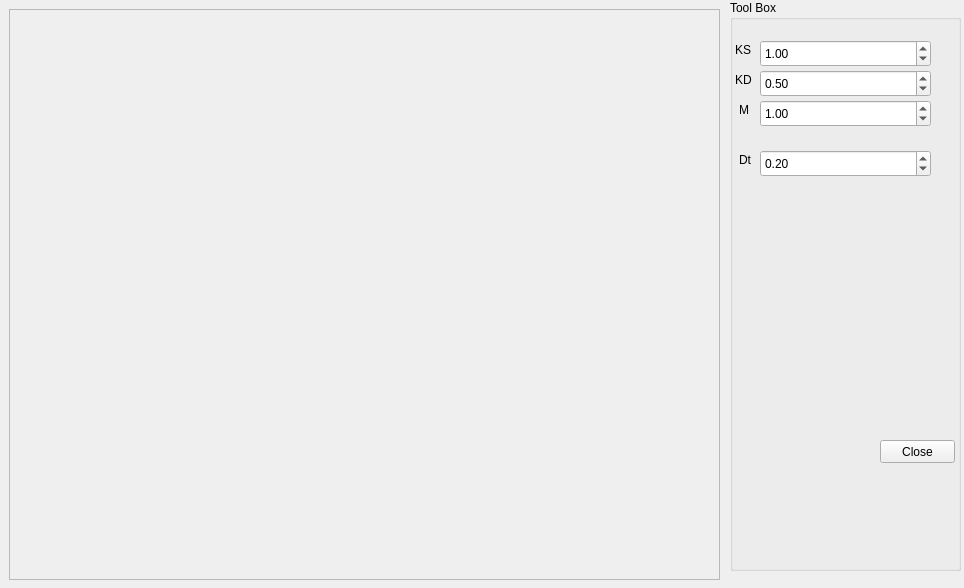
<?xml version="1.0" encoding="UTF-8"?>
<ui version="4.0">
 <class>frmMain</class>
 <widget class="QWidget" name="frmMain">
  <property name="geometry">
   <rect>
    <x>0</x>
    <y>0</y>
    <width>964</width>
    <height>588</height>
   </rect>
  </property>
  <property name="windowTitle">
   <string>Computer Graphics LAB FrameWork</string>
  </property>
  <widget class="QScrollArea" name="glWidgetArea">
   <property name="geometry">
    <rect>
     <x>9</x>
     <y>9</y>
     <width>711</width>
     <height>571</height>
    </rect>
   </property>
   <property name="sizePolicy">
    <sizepolicy hsizetype="Ignored" vsizetype="Ignored">
     <horstretch>0</horstretch>
     <verstretch>0</verstretch>
    </sizepolicy>
   </property>
   <property name="verticalScrollBarPolicy">
    <enum>Qt::ScrollBarAlwaysOff</enum>
   </property>
   <property name="horizontalScrollBarPolicy">
    <enum>Qt::ScrollBarAlwaysOff</enum>
   </property>
   <property name="widgetResizable">
    <bool>true</bool>
   </property>
   <widget class="QWidget" name="scrollAreaWidgetContents">
    <property name="geometry">
     <rect>
      <x>0</x>
      <y>0</y>
      <width>709</width>
      <height>569</height>
     </rect>
    </property>
   </widget>
  </widget>
  <widget class="QGroupBox" name="groupBox">
   <property name="geometry">
    <rect>
     <x>730</x>
     <y>0</y>
     <width>231</width>
     <height>571</height>
    </rect>
   </property>
   <property name="sizePolicy">
    <sizepolicy hsizetype="Preferred" vsizetype="Fixed">
     <horstretch>0</horstretch>
     <verstretch>0</verstretch>
    </sizepolicy>
   </property>
   <property name="title">
    <string>Tool Box</string>
   </property>
   <widget class="QPushButton" name="btnClose">
    <property name="geometry">
     <rect>
      <x>150</x>
      <y>440</y>
      <width>75</width>
      <height>23</height>
     </rect>
    </property>
    <property name="text">
     <string>Close</string>
    </property>
   </widget>
   <widget class="QLabel" name="label">
    <property name="geometry">
     <rect>
      <x>5</x>
      <y>40</y>
      <width>21</width>
      <height>20</height>
     </rect>
    </property>
    <property name="text">
     <string>KS</string>
    </property>
   </widget>
   <widget class="QLabel" name="label_2">
    <property name="geometry">
     <rect>
      <x>5</x>
      <y>70</y>
      <width>20</width>
      <height>20</height>
     </rect>
    </property>
    <property name="text">
     <string>KD</string>
    </property>
   </widget>
   <widget class="QLabel" name="label_3">
    <property name="geometry">
     <rect>
      <x>9</x>
      <y>100</y>
      <width>20</width>
      <height>20</height>
     </rect>
    </property>
    <property name="text">
     <string>M</string>
    </property>
   </widget>
   <widget class="QDoubleSpinBox" name="spKSpring">
    <property name="geometry">
     <rect>
      <x>30</x>
      <y>40</y>
      <width>171</width>
      <height>27</height>
     </rect>
    </property>
    <property name="singleStep">
     <double>0.010000000000000</double>
    </property>
    <property name="value">
     <double>1.000000000000000</double>
    </property>
   </widget>
   <widget class="QDoubleSpinBox" name="spKDamper">
    <property name="geometry">
     <rect>
      <x>30</x>
      <y>70</y>
      <width>171</width>
      <height>27</height>
     </rect>
    </property>
    <property name="singleStep">
     <double>0.010000000000000</double>
    </property>
    <property name="value">
     <double>0.500000000000000</double>
    </property>
   </widget>
   <widget class="QDoubleSpinBox" name="spKMass">
    <property name="geometry">
     <rect>
      <x>30</x>
      <y>100</y>
      <width>171</width>
      <height>27</height>
     </rect>
    </property>
    <property name="value">
     <double>1.000000000000000</double>
    </property>
   </widget>
   <widget class="QLabel" name="label_4">
    <property name="geometry">
     <rect>
      <x>9</x>
      <y>150</y>
      <width>20</width>
      <height>20</height>
     </rect>
    </property>
    <property name="text">
     <string>Dt</string>
    </property>
   </widget>
   <widget class="QDoubleSpinBox" name="spInterval">
    <property name="geometry">
     <rect>
      <x>30</x>
      <y>150</y>
      <width>171</width>
      <height>27</height>
     </rect>
    </property>
    <property name="minimum">
     <double>0.010000000000000</double>
    </property>
    <property name="maximum">
     <double>10.000000000000000</double>
    </property>
    <property name="singleStep">
     <double>0.010000000000000</double>
    </property>
    <property name="value">
     <double>0.200000000000000</double>
    </property>
   </widget>
  </widget>
 </widget>
 <resources/>
 <connections/>
</ui>
